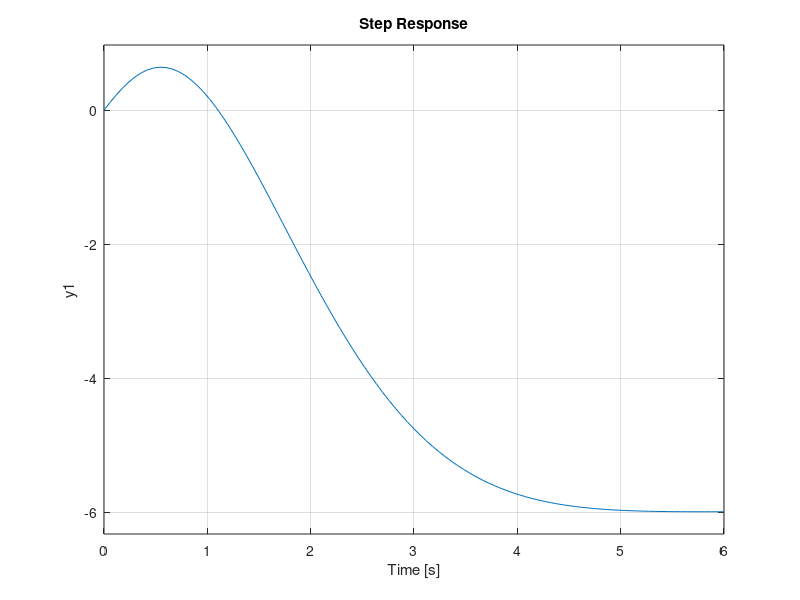
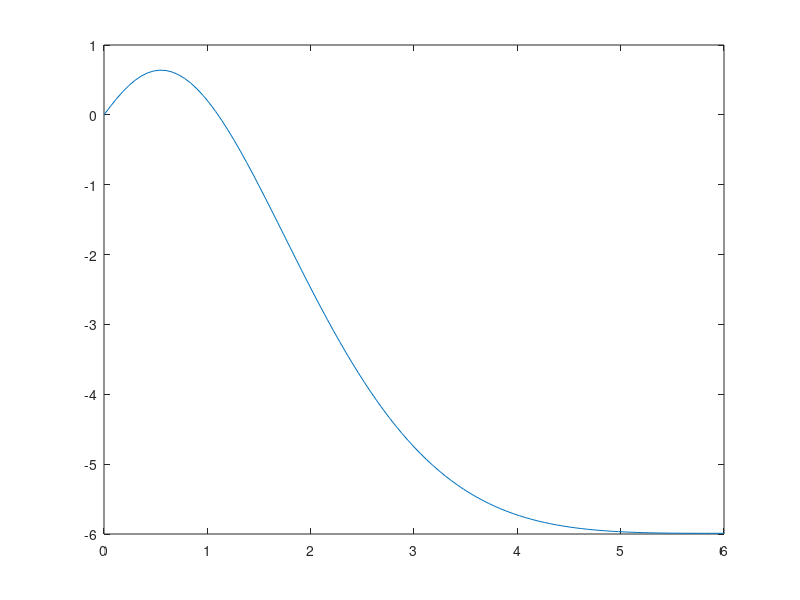
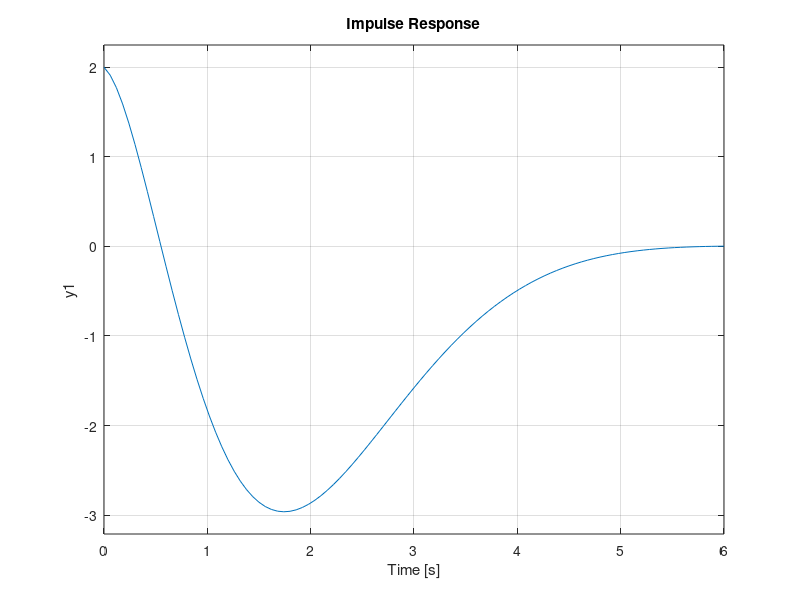
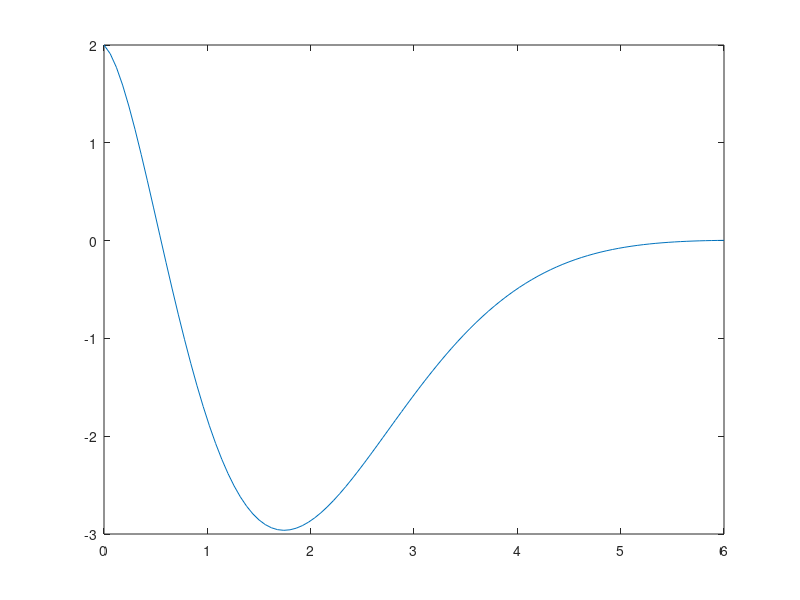

MATLAB code for these plots, in order:
%% ESERCIZIO 3
clear; close all; clc

%% definizione matrici del sistema
A = [1 1 0; -5 -3 0; 2 3 -1];
b = [1; 1; 0];
c = [1 1 1];
d = 0;

%$ definizione del sistema
S = ss(A,b,c,d);

%% risposta scalino
figure
step(S)
%
[out_sca, time_sca] = step(S);
figure
plot(time_sca, out_sca);

%% risposta impulso
figure
impulse(S)
%
[out_imp, time_imp] = impulse(S);
figure
plot(time_imp, out_imp);
